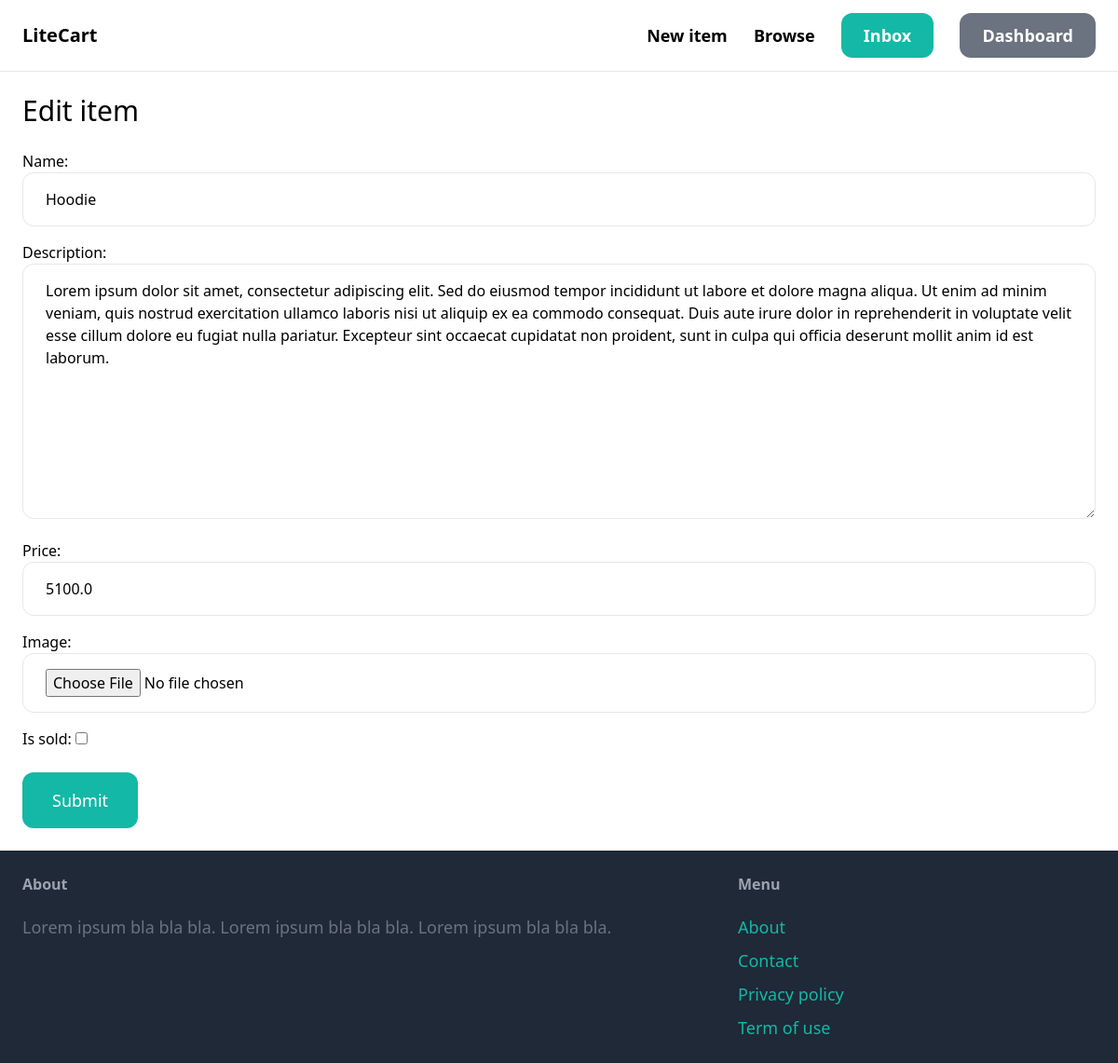
Page /items/7/edit/ (signed in) on the committed database.
### item/models.py (models this page shows, shortened)
class Item(models.Model):
    category = models.ForeignKey(Category, related_name='items', on_delete=models.CASCADE)
    name = models.CharField(max_length=255)
    description = models.TextField(blank=True, null=True)
    price = models.FloatField()
    image = models.ImageField(upload_to='item_images', blank=True, null=True)
    is_sold = models.BooleanField(default=False)
    created_by = models.ForeignKey(User, related_name='items', on_delete=models.CASCADE)
    created_at = models.DateTimeField(auto_now_add=True)

### item/views.py (the view)
# urls.py: path('<int:pk>/edit/', views.edit, name='edit'),
@login_required
def edit(request, pk):
    item = get_object_or_404(Item, pk=pk, created_by=request.user)
    if request.method == 'POST':
        form = EditItemForm(request.POST, request.FILES, instance=item)
        if form.is_valid():
            form.save()
            return redirect('item:detail', pk=item.id)
    else:
        form = EditItemForm(instance=item)
    return render(request, 'item/form.html', {
        'form': form,
        'title': 'Edit item',
    })

### item/forms.py
class EditItemForm(forms.ModelForm):
    class Meta:
        model = Item
        fields = ('name', 'description', 'price', 'image', 'is_sold')
        widgets = {
            'name': forms.TextInput(attrs={
                'class': INPUT_CLASSES
            }),
            'description': forms.Textarea(attrs={
                'class': INPUT_CLASSES
            }),
            'price': forms.TextInput(attrs={
                'class': INPUT_CLASSES
            }),
            'image': forms.FileInput(attrs={
                'class': INPUT_CLASSES
            })
        }

### item/templates/item/form.html (shortened to what this page needs)
{% extends 'core/base.html' %} {% block title %}{{ title }}{% endblock %}
{% block content %}
<h1 class="mb-6 text-3xl">{{ title }}</h1>
<form method="post" action="." enctype="multipart/form-data">
  <div class="space-y-4">{{ form.as_p }}</div>
  <button
    class="mt-6 py-4 px-8 text-lg bg-teal-500 hover:bg-teal-700 rounded-xl text-white"
  >
    Submit
  </button>
</form>
{% endblock %}

### rows in the picture
Item: name "Hoodie", description "Lorem ipsum dolor sit amet, consectetur adipiscing elit. Sed do eiusmod tempor incididunt ut labore et dolore magna aliqua. Ut enim ad minim veniam, quis nostrud exercitation ullamco laboris nisi ut aliquip ex ea commodo consequat. Duis aute irure dolor in reprehenderit in voluptate velit esse cillum dolore eu fugiat nulla pariatur. Excepteur sint occaecat cupidatat non proident, sunt in culpa qui officia deserunt mollit anim id est laborum.", price "5100.0"

### other values in the picture
{{ title }} "Edit item"
